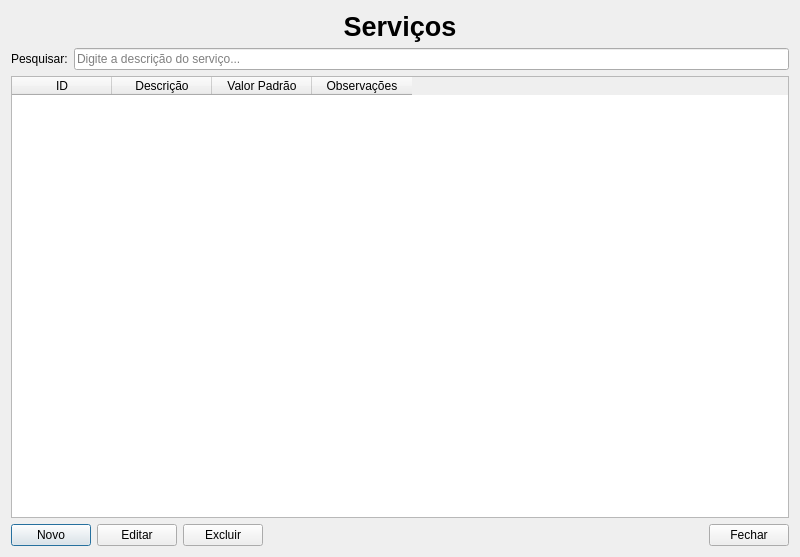
<?xml version="1.0" encoding="UTF-8"?>
<ui version="4.0">
 <class>Servicos</class>
 <widget class="QDialog" name="Servicos">
  <property name="geometry">
   <rect>
    <x>0</x>
    <y>0</y>
    <width>800</width>
    <height>557</height>
   </rect>
  </property>
  <property name="windowTitle">
   <string>Serviços</string>
  </property>
  <layout class="QVBoxLayout" name="verticalLayout">
  <item>
    <widget class="QLabel" name="lblVeiculos">
        <property name="font">
            <font>
                <pointsize>20</pointsize>
                <bold>true</bold>
            </font>
        </property>

        <property name="alignment">
            <set>Qt::AlignCenter</set>
        </property>

        <property name="text">
            <string>Serviços</string>
        </property>
    </widget>
    </item>
   <item>
    <layout class="QHBoxLayout" name="layoutPesquisa">
     <item>
      <widget class="QLabel" name="lblPesquisar">
       <property name="text">
        <string>Pesquisar:</string>
       </property>
      </widget>
     </item>
     <item>
      <widget class="QLineEdit" name="txtPesquisar">
       <property name="placeholderText">
        <string>Digite a descrição do serviço...</string>
       </property>
      </widget>
     </item>
    </layout>
   </item>
   <item>
    <widget class="QTableWidget" name="tblServicos">
     <column>
      <property name="text">
       <string>ID</string>
      </property>
     </column>
     <column>
      <property name="text">
       <string>Descrição</string>
      </property>
     </column>
     <column>
      <property name="text">
       <string>Valor Padrão</string>
      </property>
     </column>
     <column>
      <property name="text">
       <string>Observações</string>
      </property>
     </column>
    </widget>
   </item>
   <item>
    <layout class="QHBoxLayout" name="layoutBotoes">
     <item>
      <widget class="QPushButton" name="btnNovo">
       <property name="text">
        <string>Novo</string>
       </property>
      </widget>
     </item>
     <item>
      <widget class="QPushButton" name="btnEditar">
       <property name="text">
        <string>Editar</string>
       </property>
      </widget>
     </item>
     <item>
      <widget class="QPushButton" name="btnExcluir">
       <property name="text">
        <string>Excluir</string>
       </property>
      </widget>
     </item>
     <item>
      <spacer name="horizontalSpacer">
       <property name="orientation">
        <enum>Qt::Horizontal</enum>
       </property>
       <property name="sizeHint" stdset="0">
        <size>
         <width>40</width>
         <height>20</height>
        </size>
       </property>
      </spacer>
     </item>
     <item>
      <widget class="QPushButton" name="btnFechar">
       <property name="text">
        <string>Fechar</string>
       </property>
      </widget>
     </item>
    </layout>
   </item>
  </layout>
 </widget>
 <resources/>
 <connections/>
</ui>
